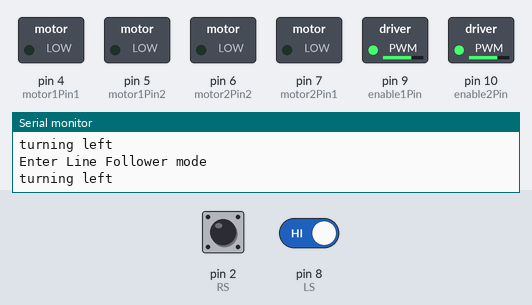
The sketch below on a simulated Arduino Uno, built with avr-gcc and run on an emulated ATmega328P. Parts: switched loads named in the sketch (green lamp = pin HIGH), the last lines printed to the serial monitor. Dashed ring = blinking. The test bench sets the inputs (shaded band); at power-on: pin 2 (RS) LOW, pin 8 (LS) HIGH.

Above: at 1.2 s.
1.3 s: pin 2 (RS) driven HIGH
At 1.8 s:
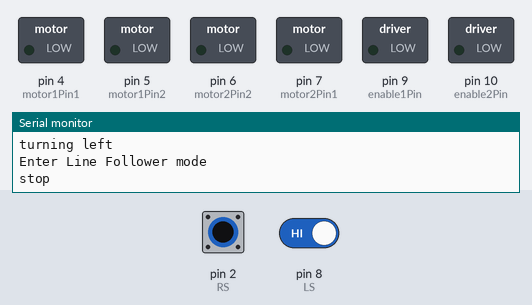
2.8 s: pin 8 (LS) driven LOW
At 4.5 s:
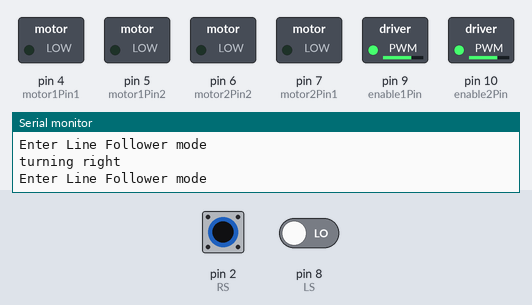
4.9 s: pin 8 (LS) driven HIGH
At 5.6 s:
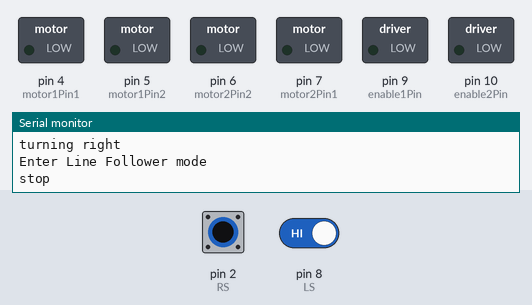
6.4 s: pin 2 (RS) driven LOW
At 8.4 s:
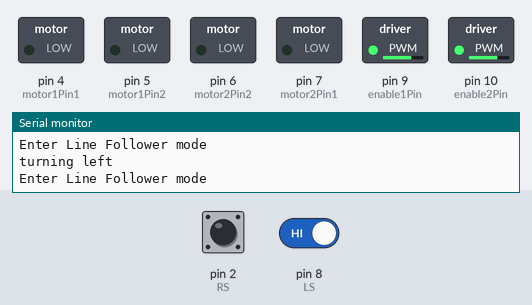
9.4 s: pin 2 (RS) pulsed HIGH 5 times (0.12 s each, 0.3 s apart)
At 12.3 s:
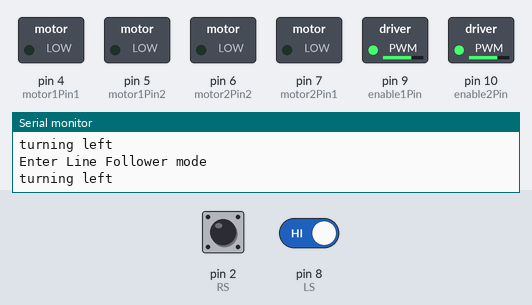
Timing chart, 0 to 13.8 s (numbered marks = the images above; inputs shaded):
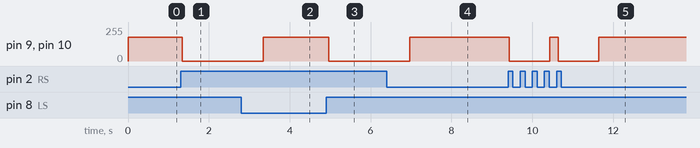

The sketch:

line_following_TRY2.ino
```cpp
//IR pins
//define IR module pins
#define LS 8     // left sensor
#define RS 2     // right sensor
#define MS 13     // center sensor
int IRvalueD1 = 0; //left sensor state
int IRvalueD2 = 0; //right sensor state
int IRvalueD3 = 0; //center sensor state

//define Line follower variables
/*int vSpeed = 180;        // MAX 255
int turn_speed = 255;    // MAX 255 */
int turn_delay =5;
/*int vSpeedr = 180, vSpeedl=180; //Turning PWM Values
int rvSpeedr = 180, rvSpeedl=180;
int vTurnf = 180, vTurns=18; //Turning*/


//motor pins RIGHT
// Motor A
int motor1Pin1 = 4;
int motor1Pin2 = 5;
int enable1Pin = 9;

// Motor B LEFT
int motor2Pin1 = 7;
int motor2Pin2 = 6;
int enable2Pin = 10;

void motor_function(char m_state) ;

// Setting PWM properties
const int freq = 30000;
const int pwmChannel = 0;
const int resolution = 8;
int dutyCycle = 200;

String motionState = "";


void setup() {
  // sets the pins as outputs:
  pinMode(motor1Pin1, OUTPUT);
  pinMode(motor1Pin2, OUTPUT);
  pinMode(enable1Pin, OUTPUT);
  pinMode(motor2Pin1, OUTPUT);
  pinMode(motor2Pin2, OUTPUT);
  pinMode(enable2Pin, OUTPUT);

   TCCR2B = TCCR2B & B11111000 | B00000111; // for PWM frequency of 30.64 Hz

   //IR module pin Definitions
  pinMode(LS, INPUT);
  pinMode(RS, INPUT);
  pinMode(MS, INPUT);


  Serial.begin(9600);
}

void loop() {
  //control speed
  analogWrite(enable1Pin, 180);
  analogWrite(enable2Pin, 180);

  IRvalueD1 = digitalRead(LS);
  IRvalueD2 = digitalRead(RS);
  Serial.println("Enter Line Follower mode");

  if(IRvalueD2 == 1 && IRvalueD1 == 0) { //right sensor detected border. Turn Right

    Serial.println("turning right");
    motionState = "rgt"; //Feedback parameter
    motor_function('R');

    analogWrite(enable2Pin, 180);
    analogWrite(enable1Pin, 180);
    delay(turn_delay);
    //IRModule();
    }

  if(IRvalueD2 == 0 && IRvalueD1 == 1) {
    Serial.println("turning left");
    motionState = "lft"; //Feedback parameter
    motor_function('L');

    analogWrite(enable2Pin, 180);
    analogWrite(enable1Pin, 180);
    delay(turn_delay);
    //IRModule();
    }

  if(IRvalueD2 == 0 && IRvalueD1 == 0) {
    Serial.println("going forward");
    motionState = "fwd"; //Feedback parameter
    motor_function('F');


    analogWrite(enable2Pin, 180);
    analogWrite(enable1Pin, 180);
    //IRModule();
    delay(turn_delay);
   // IRModule();
   }

  if(IRvalueD2 == 1 && IRvalueD1 == 1) {
    Serial.println("stop");
    motionState = "stop"; //Feedback parameter
    motor_function('S');
    analogWrite(enable2Pin, 0);
    analogWrite(enable1Pin, 0);
    delay(1000);
  }
}
```

Measured:
- after the input at 1.3 s, pin 9 (enable1Pin), pin 10 (enable2Pin): 180/255 → 0/255 at once
- after the input at 2.8 s, pin 9 (enable1Pin), pin 10 (enable2Pin): 0/255 → 180/255 after 0.54 s
- after the input at 4.9 s, pin 9 (enable1Pin), pin 10 (enable2Pin): 180/255 → 0/255 after 0.07 s
- after the input at 6.4 s, pin 9 (enable1Pin), pin 10 (enable2Pin): 0/255 → 180/255 after 0.57 s
- after the input at 9.4 s, pin 9 (enable1Pin), pin 10 (enable2Pin): alternates 180/255 for 0.22 s and 0/255 for 1.0 s, 4 changes in all, then stays 180/255, starting at once
